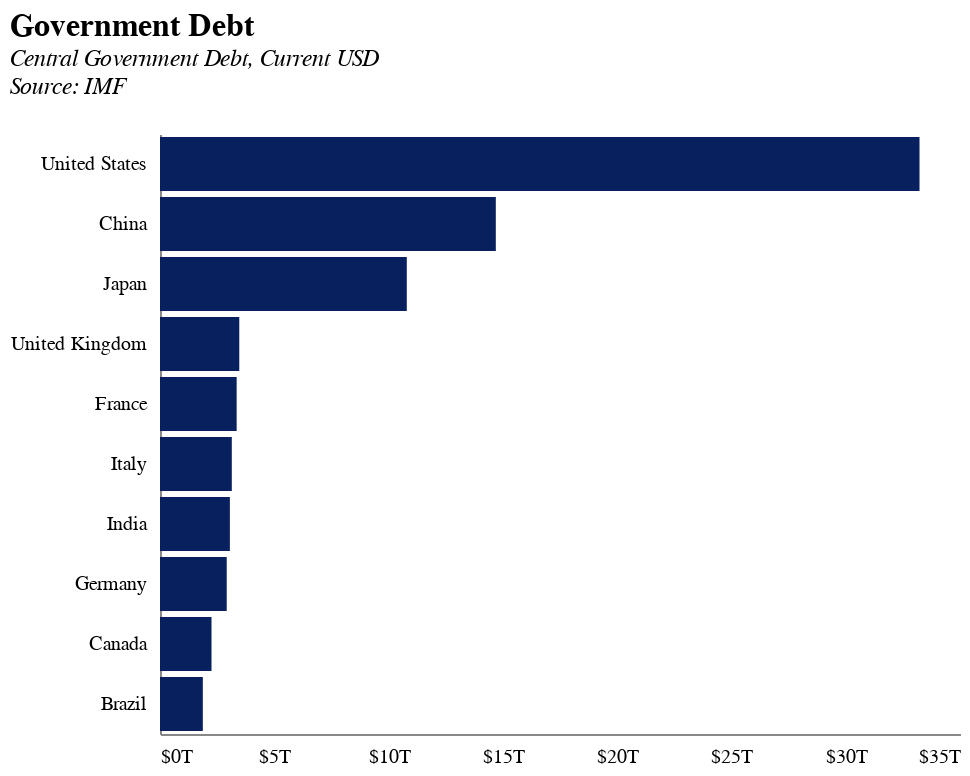

The notebook cell saved with this chart:
### Markdown cell above
#### Chart: Top 10 Debt by GDP, 2023

### Code cell
temp_df = df.query("year == 2023").sort_values("debt", ascending=False).head(10)

temp_df["debt"] = temp_df["debt"] / 1_000

base = alt.Chart(temp_df).encode(
    x=alt.X("debt:Q", title="", axis=alt.Axis(labelExpr=" '$'+datum.value+'T'")),
    y=alt.Y("short_country:N", title="Country", sort="-x", axis=alt.Axis(title=None)),
)    

bars = base.mark_bar(color="rgb(9, 32, 95)")

chart = bars

chart = chart.properties(
    title = alt.TitleParams(
            "Government Debt",
    subtitle=["Central Government Debt, Current USD", "Source: IMF", ""],
    ),

    width=400,
    height=300
)

chart.display()

chart.save("charts/nominal_debt/10_countries_highest_debt_2023.json")
chart.save("charts/nominal_debt/10_countries_highest_debt_2023.png", scale_factor=3.0)
chart.save("charts/nominal_debt/10_countries_highest_debt_2023.svg")

### Figure 1 — Vega-Lite specification as saved in the notebook (floating-point values rounded to 4 significant figures)
{"config": {"axisX": {"labelPadding": 6, "tickOpacity": 0, "title": null, "grid": false, "ticks": false, "labelSeparation": 10}, "axisY": {"title": null, "grid": false, "tickOpacity": 0}, "title": {"fontSize": 16, "subtitleFontSize": 12, "subtitleFontStyle": "italic", "anchor": "start", "color": "black"}, "view": {"stroke": "transparent"}}, "data": {"name": "data-1021e21f0ce73d889aa45b7153c29169"}, "mark": {"type": "bar", "color": "rgb(9, 32, 95)"}, "encoding": {"x": {"axis": {"labelExpr": " '$'+datum.value+'T'"}, "field": "debt", "title": "", "type": "quantitative"}, "y": {"axis": {"title": null}, "field": "short_country", "sort": "-x", "title": "Country", "type": "nominal"}}, "height": 300, "title": {"text": "Government Debt", "subtitle": ["Central Government Debt, Current USD", "Source: IMF", ""]}, "width": 400, "$schema": "https://vega.github.io/schema/vega-lite/v5.8.0.json", "datasets": {"data-1021e21f0ce73d889aa45b7153c29169": [{"country": "United States", "year": 2023, "debt_gdp": 1.233, "gdp": 26950.0, "debt": 33.23, "iso3": "USA", "short_country": "United States"}, {"country": "China, People's Republic of", "year": 2023, "debt_gdp": 0.83, "gdp": 17700.0, "debt": 14.69, "iso3": "CHN", "short_country": "China"}, {"country": "Japan", "year": 2023, "debt_gdp": 2.552, "gdp": 4231.0, "debt": 10.8, "iso3": "JPN", "short_country": "Japan"}, {"country": "United Kingdom", "year": 2023, "debt_gdp": 1.041, "gdp": 3332.0, "debt": 3.469, "iso3": "GBR", "short_country": "United Kingdom"}, {"country": "France", "year": 2023, "debt_gdp": 1.1, "gdp": 3049.0, "debt": 3.354, "iso3": "FRA", "short_country": "France"}, {"country": "Italy", "year": 2023, "debt_gdp": 1.437, "gdp": 2186.0, "debt": 3.141, "iso3": "ITA", "short_country": "Italy"}, {"country": "India", "year": 2023, "debt_gdp": 0.819, "gdp": 3732.0, "debt": 3.057, "iso3": "IND", "short_country": "India"}, {"country": "Germany", "year": 2023, "debt_gdp": 0.659, "gdp": 4430.0, "debt": 2.919, "iso3": "DEU", "short_country": "Germany"}, {"country": "Canada", "year": 2023, "debt_gdp": 1.064, "gdp": 2118.0, "debt": 2.253, "iso3": "CAN", "short_country": "Canada"}, {"country": "Brazil", "year": 2023, "debt_gdp": 0.881, "gdp": 2127.0, "debt": 1.874, "iso3": "BRA", "short_country": "Brazil"}]}}
